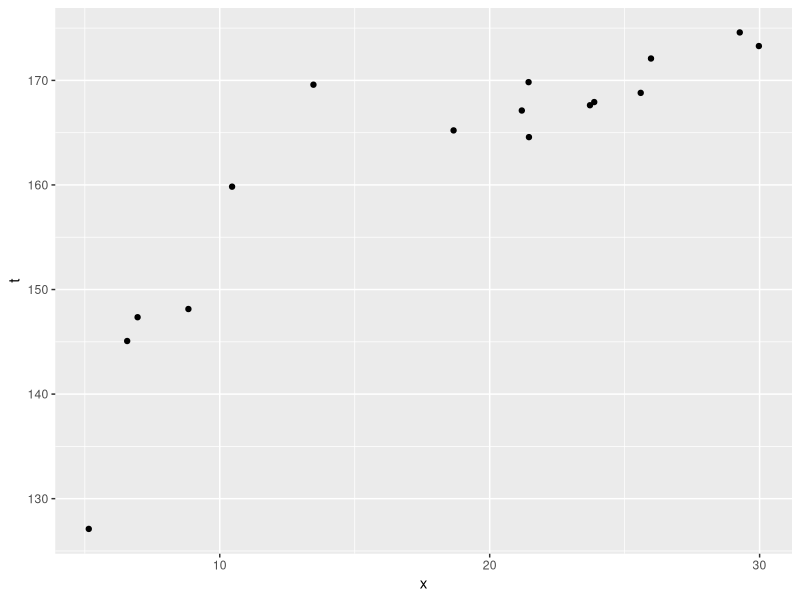
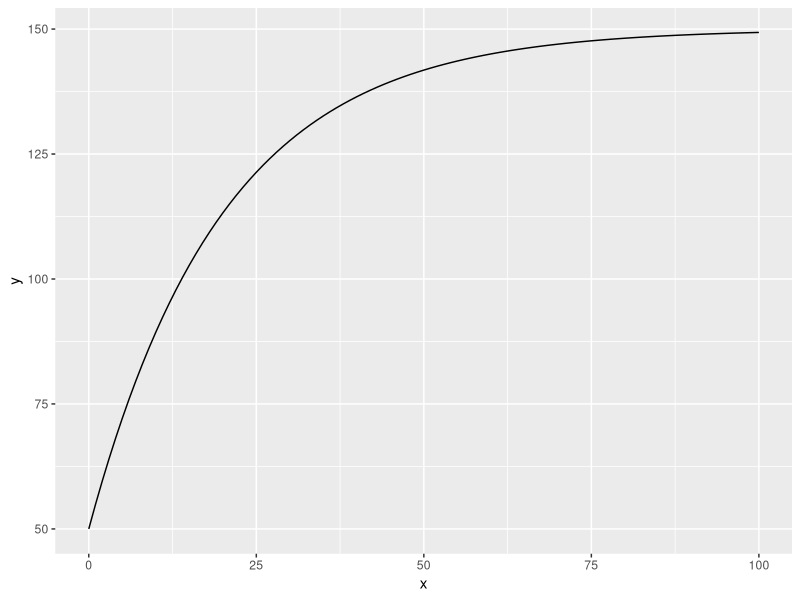
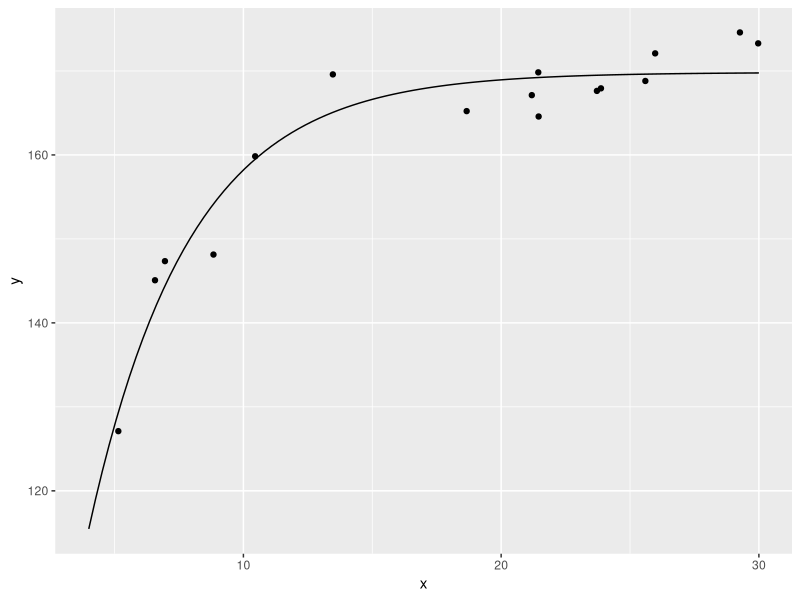
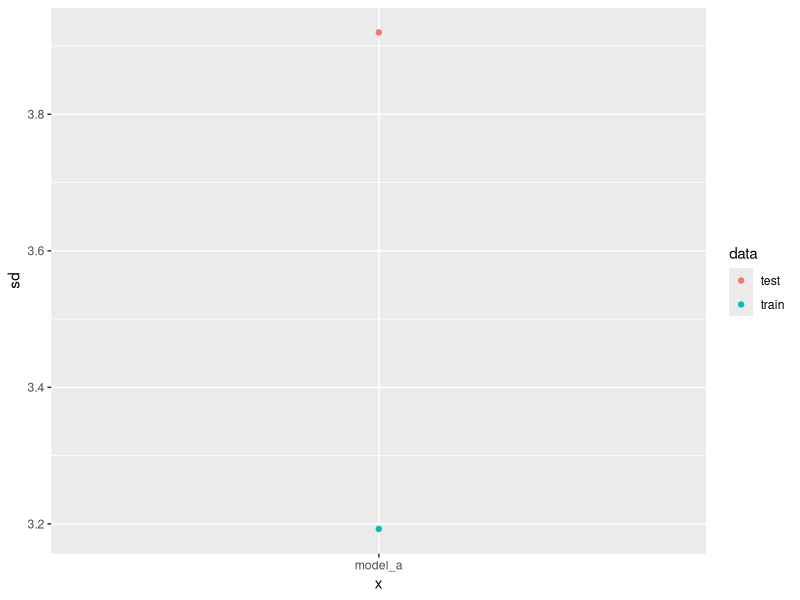
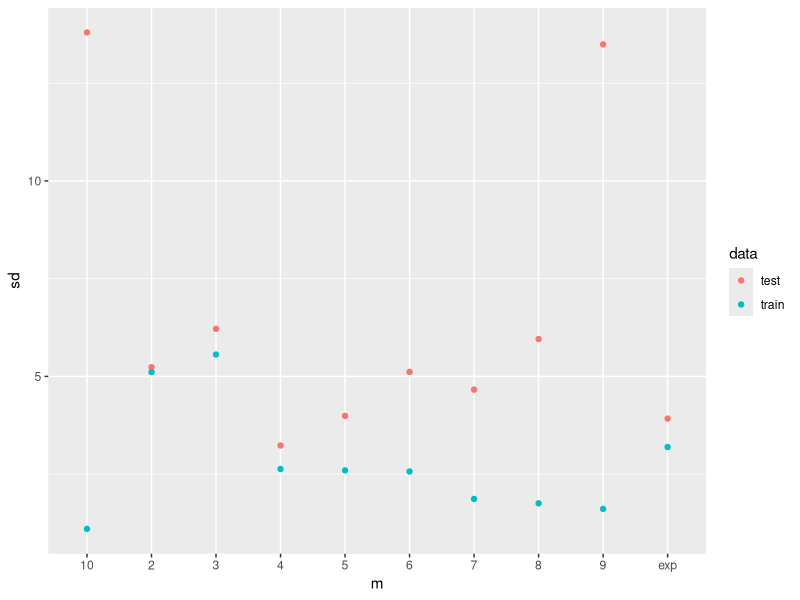

The R script that drew these images, in order:
# parametric model
# use a growth curve to fit the data
library(tidyverse)

# make some random data for the heiught (t) of people based on their age (x)
x_min <- 4 
x_max <- 30
x_n <- 16

df <- tibble(x　=　5 + 25 * runif(x_n))　%>%
	mutate(t = 170 - 108 * exp( -0.2 * x) + 4 * rnorm(x_n))
df %>% ggplot(aes(x=x, y=t)) + geom_point()

# model_a is a growth curve
model_a <- function(x, w){
	y = w[1] - w[2] * exp(-w[3] * x)
}

tibble(x=0:100) %>%
	mutate(y = model_a(x, c(150,100,.05))) %>%
	ggplot(aes(x=x, y=y)) + geom_line()

# mse for parametric model given w
mse_model_a <- function(.data, var_x, var_t, w){
	y = model_a(pull(.data, {{var_x}}), w)
	mse = (y-pull(.data, {{var_t}}))^2 %>% mean()
	return(mse)
}


# optimise w usign nlm
w <- nlm(mse_model_a, w <- c(180,100,0.1), .data=df, var_x=x, var_t=t)$estimate
# optimise w usign optim
w <- optim(par=c(170,100,0.3), mse_model_a, .data=df, var_x=x, var_t=t)$par

tibble(x=seq(x_min, x_max, length.out=100)) %>%
	mutate( y = model_a(x, w)) %>%
	ggplot() +
		geom_line(aes(x=x, y=y)) +
		geom_point(aes(x=x, y=t), df)

# separate data into k sets for training and testing
make_validation_data <- function(df, k){
	n <- nrow(df)
	for (i in 1:k){
		df <- df %>% 
			mutate(!!paste0("validation", i):=ifelse(row_number()%%k==i-1, 'test', 'train'))			
	}
	return(df)
}

k=16
d_val <- make_validation_data(df, k)
w <- list(); mse_train <-list(); mse_test <-list()
for (i in 1:k){
	# i=1
	d_val <- d_val %>% mutate(data = !!sym(paste0('validation', i)))

	w[[i]] <- optim(par=c(180,100,0.1), mse_model_a, .data=filter(d_val, data=='train'), var_x=x, var_t=t)$par

	mse_train[[i]] <- mse_model_a(filter(d_val, data=='train'), x, t, w[[i]]) %>% 
		tibble(mse=., data='train', validation=i) %>%
		mutate(sd = sqrt(mse))

	mse_test[[i]] <- mse_model_a(filter(d_val, data=='test'), x, t, w[[i]]) %>% 
		tibble(mse=., data='test', validation=i) %>%
		mutate(sd = sqrt(mse))	
}

mse_a <- bind_rows(mse_train, mse_test) %>% 
	group_by(data) %>%
	summarise(mse=mean(mse), 
		      sd=mean(sd))
ggplot(mse_a) +
	geom_point(aes(x='model_a', y=sd, color=data)) 



# comapre with basis expansion
# define the gauss function
gauss <- function(x, mu, s){
	exp(-(x-mu)^2/(2*s^2))
}

gauss_func <- function(w, x){
	m = length(w)-1 # -1 because the last w is 1
	mu = seq(5, 30, length.out=m)
	s = mu[2] - mu[1]
	y = rep(0, length(x))
	for (i in 1:m){
		y = y + w[i] * gauss(x, mu[i], s)
	}
	y = y + w[m+1]
	return(y)
}

# calculate mse given w
mse_gauss_func <- function(.data, var_x, var_t, w){
	y = gauss_func(w, pull(.data, {{var_x}}))
	mse = (y-pull(.data, {{var_t}}))^2 %>% mean()
	return(mse)
}

# mse_gauss_func(df, x, t, w)

# find the weights for the basis function analytically
fit_gauss_func <- function(.data, var_x, var_t, m){
	mu = seq(5, 30, length.out=m)
	s = mu[2] - mu[1]
	n = nrow(.data)
	psi = matrix(1, nrow=n, ncol=m+1)
	for(i in 1:m){
		# i=1
		psi[,i] = gauss(pull(.data, {{var_x}}), mu[i], s)
	}
	psi_T = t(psi)
	b = psi_T %*% psi %>% solve() 
	c = b %*% psi_T 
	# w = c %*% t
	w = c %*% pull(.data, {{var_t}})
	return(as.vector(w))
}


# make the gauss function using the weights in w
make_gauss <- function(w){
	m = length(w) - 1
	mu = seq(5, 30, length.out=m)
	s = mu[2] - mu[1]
	df_gauss <- tibble(x=seq(x_min, x_max, length.out=100)) 

	for (i in 1:m){
		# i=1
		df_gauss <- mutate(df_gauss, !!paste0("phi_", i):=gauss(x, mu[i], s))
	}
	df_gauss <- mutate(df_gauss, !!paste0("phi_", m+1):=1)
	
	df_gauss <- mutate(df_gauss, y=1)
	for (i in 1:(m+1)){
		phi <- sym(paste0("phi_", i))
		df_gauss <- df_gauss %>%
			mutate(y = y + !!phi*w[i])
	}
	df_gauss %>% 
		select(-starts_with("phi")) %>%
		mutate(m=m) 
		# %>%
		# mutate(mse=mse_gauss_func(df$x, df$T, w), 
		# 	sd=sqrt(mse))
}

k=16
d_val <- make_validation_data(df, k)
w_gauss <- list(); mse_train_gauss <-list(); mse_test_gauss <-list()
for (i in 1:k){
	# i=1
	d_val <- d_val %>% mutate(data = !!sym(paste0('validation', i)))

	w_gauss[[i]] <- map(2:10, ~tibble(w=fit_gauss_func(filter(d_val,data=='train'), x, t, .), 
								m=.x) %>% mutate(id = row_number())) %>% bind_rows()

	mse_train_gauss[[i]] <- map(2:10, ~fit_gauss_func(filter(d_val,data=='train'), x, t, .) %>% 
					mse_gauss_func(filter(d_val,data=='train'), x, t, .) %>% 
					tibble(mse=., m=.x, data='train', validation=i)) %>%
		bind_rows() %>%
		mutate(sd = sqrt(mse))

	mse_test_gauss[[i]] <- map(2:10, ~fit_gauss_func(filter(d_val,data=='train'), x, t, .) %>% 
					mse_gauss_func(filter(d_val, data=='test'), x, t, .) %>% 
					tibble(mse=., m=.x, data='test', validation=i)) %>%
		bind_rows() %>%
		mutate(sd = sqrt(mse))	
}

mse_gauss <- bind_rows(mse_train_gauss, mse_test_gauss) %>%
	group_by(m, data) %>%
	summarise(mse=mean(mse), 
		      sd=mean(sd)) 

mse_a %>% add_column(m='exp') %>% 
	full_join(., mse_gauss %>% mutate(m=as.character(m))) %>%
	ggplot() +
		geom_point(aes(x=m, y=sd, color=data)) 

